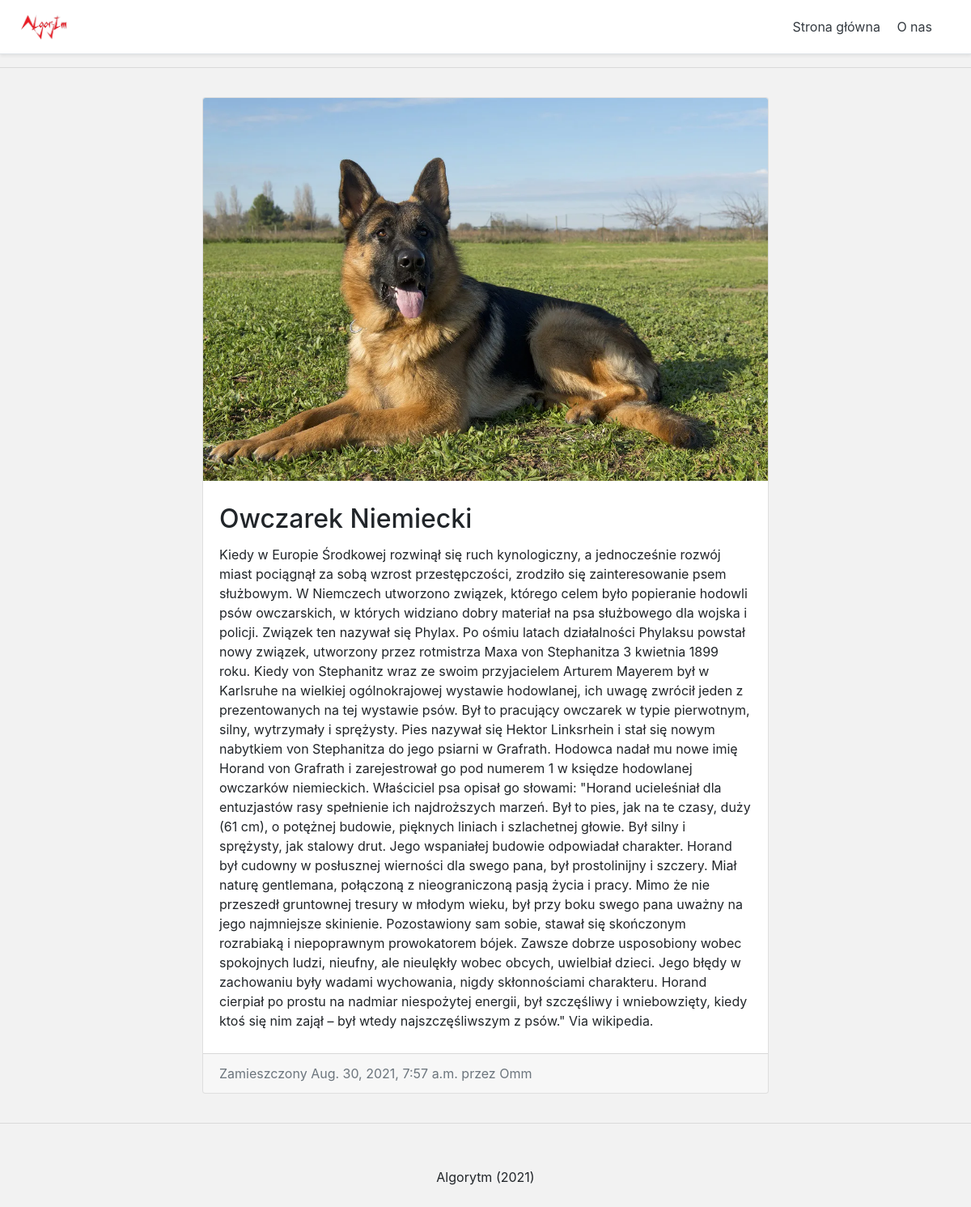
The page /blog/omm-owczarek-niemiecki/ on the database its author committed.
### blog/models.py (models this page shows, shortened)
class BlogPost(models.Model):
	title				= models.CharField(max_length=50, null=False, blank=False)
	body				= models.TextField(max_length=5000, null=False, blank=False)
	image				= models.ImageField(upload_to=upload_location, null=False, blank=False)
	date_published		= models.DateTimeField(auto_now_add=True, verbose_name="data dodania")
	date_updated		= models.DateTimeField(auto_now_add=True, verbose_name="data modyfikacji")
	author				= models.ForeignKey(settings.AUTH_USER_MODEL, on_delete=models.CASCADE)
	slug				= models.SlugField(blank=True, unique=True)

### account/models.py (models this page shows, shortened)
class Account(AbstractBaseUser):
	email 					= models.EmailField(verbose_name="email", max_length=60, unique=True)
	username				= models.CharField(max_length=30, unique=True)
	date_joined				= models.DateTimeField(verbose_name="date joined", auto_now_add=True)
	last_login				= models.DateTimeField(verbose_name="last login", auto_now=True)
	is_admin				= models.BooleanField(default=False)
	is_active				= models.BooleanField(default=True)
	is_staff				= models.BooleanField(default=False)
	is_superuser			= models.BooleanField(default=False)
	USERNAME_FIELD = 'email'
	REQUIRED_FIELDS = ['username']
	objects = MyAccountManager()

### blog/views.py (the view)
# urls.py: path('<slug>/', detail_blog_view, name="detail"),
def detail_blog_view(request, slug):
	context = {}
	blog_post = get_object_or_404(BlogPost, slug=slug)
	context['blog_post'] = blog_post
	return render(request, 'blog/detail_blog.html', context)

### blog/templates/blog/detail_blog.html (shortened to what this page needs)
{% extends 'base.html' %}
{% block content %}
<div class="container">
	<div class="row">
		<div class="card m-auto">
			<img class="card-img-top" src="{{blog_post.image.url}}">
			<div class="card-body mt-2 mb-2">
			  <h2 class="card-title">{{blog_post.title}}</h2>
			  <p class="card-text">{{blog_post.body|safe}}</p>
			</div>
			<div class="card-footer text-muted">
			  Zamieszczony {{blog_post.date_published}} przez {{blog_post.author.username}}
			</div>
		</div>
	</div>
</div>
{% endblock content %}

### templates/snippets/header.html (style rules this page uses)
.container { max-width: 960px; }

### templates/snippets/base_css.html (style rules this page uses)
body { background-color: #f2f2f2; }

### blog/templates/blog/detail_blog.html (style rules this page uses)
.card { max-width: 700px; }
.container { padding:20px; }

### rows shown on the page
BlogPost: image (picture), title "Owczarek Niemiecki", body "Kiedy w Europie Środkowej rozwinął się ruch kynologiczny, a jednocześnie rozwój miast pociągnął za sobą wzrost przestępczości, zrodziło się zainteresowanie psem służbowym. W Niemczech utworzono związek, którego celem było popieranie hodowli psów owczarskich, w których widziano dobry materiał na psa służbowego dla wojska i policji. Związek ten nazywał się Phylax. Po ośmiu latach działalności Phylaksu powstał nowy związek, utworzony przez rotmistrza Maxa von Stephanitza 3 kwietnia 1899 roku. Kiedy von Stephanitz wraz ze swoim przyjacielem Arturem Mayerem był w Karlsruhe na wielkiej ogólnokrajowej wystawie hodowlanej, ich uwagę zwrócił jeden z prezentowanych na tej wystawie psów. Był to…", date_published "Aug. 30, 2021, 7:57 a.m.", author.username "Omm"
